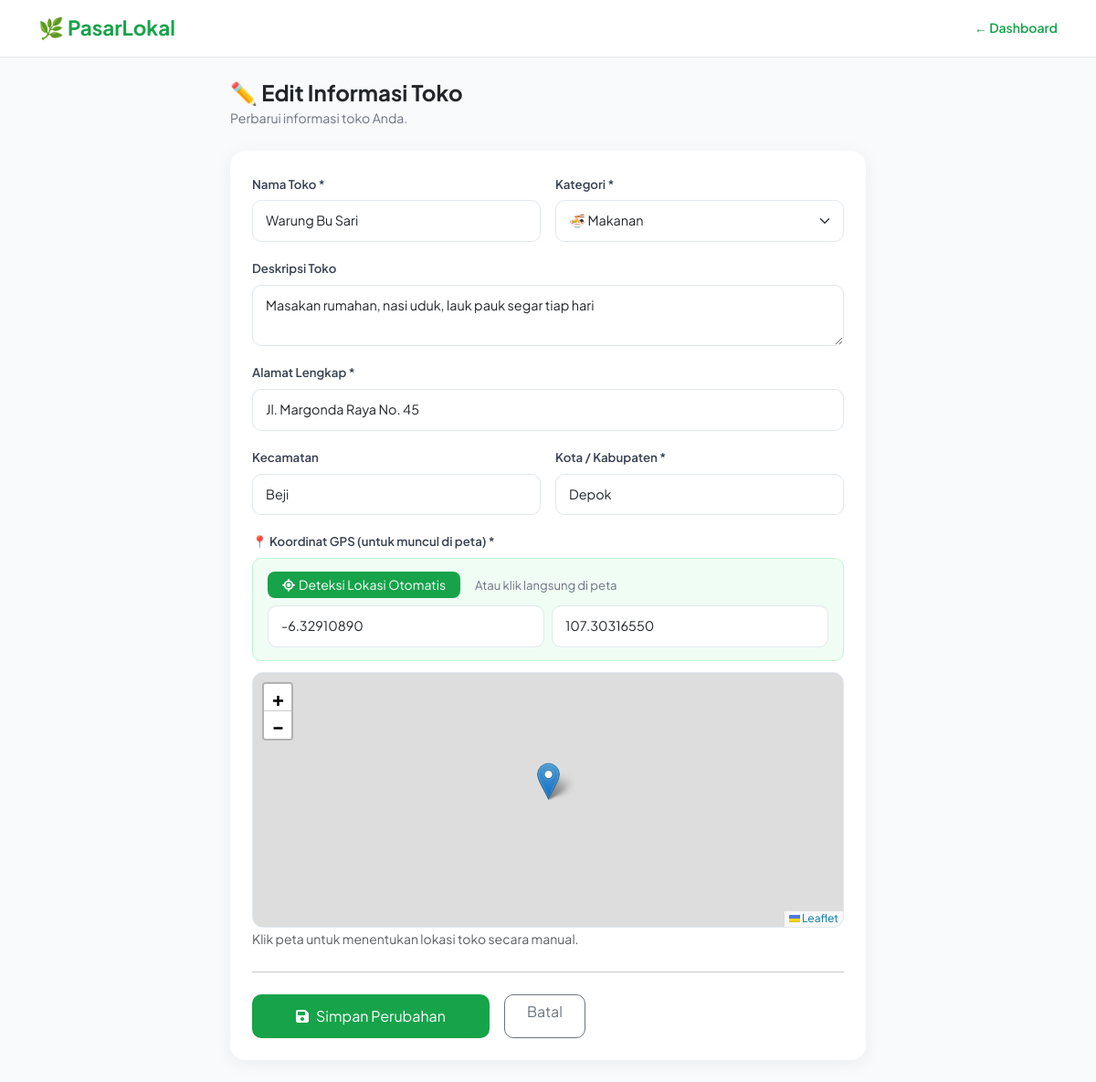
The app's page /toko/daftar-toko.php (signed in) with its own data.
### tables this page shows
CREATE TABLE `toko` (
  `id` int(11) NOT NULL,
  `user_id` int(11) NOT NULL,
  `nama_toko` varchar(150) NOT NULL,
  `deskripsi` text DEFAULT NULL,
  `alamat` text NOT NULL,
  `kota` varchar(100) NOT NULL,
  `kecamatan` varchar(100) DEFAULT NULL,
  `latitude` decimal(10,8) NOT NULL,
  `longitude` decimal(11,8) NOT NULL,
  `kategori` enum('makanan','fashion','elektronik','pertanian','kerajinan','jasa','lainnya') DEFAULT 'lainnya',
  `foto` varchar(255) DEFAULT NULL,
  `status` enum('pending','aktif','ditolak','nonaktif') DEFAULT 'pending',
  `catatan_admin` text DEFAULT NULL,
  `created_at` timestamp NOT NULL DEFAULT current_timestamp()
);

### config/db.php (called while the page is built, shortened)
<?php
function kategoriIcon($k) {
    return match($k) {
        'makanan'    => '🍜',
        'fashion'    => '👗',
        'elektronik' => '💻',
        'pertanian'  => '🌾',
        'kerajinan'  => '🎨',
        'jasa'       => '🔧',
        default      => '🏪',
    };
}
?>

### toko/daftar-toko.php (the view, shortened to what this page needs)
<?php
require_once '../config/db.php';
$uid  = $_SESSION['user_id'];
$toko = $conn->query("SELECT * FROM toko WHERE user_id=$uid LIMIT 1")->fetch_assoc();
$kategori_list = ['makanan','fashion','elektronik','pertanian','kerajinan','jasa','lainnya'];
?>
<!DOCTYPE html>
<html lang="id">
<head>
<link href="https://cdn.jsdelivr.net/npm/bootstrap@5.3.0/dist/css/bootstrap.min.css" rel="stylesheet">
<link href="https://cdnjs.cloudflare.com/ajax/libs/font-awesome/6.4.0/css/all.min.css" rel="stylesheet">
<link rel="stylesheet" href="https://unpkg.com/leaflet@1.9.4/dist/leaflet.css">
</head>
<body>
<nav class="navbar">
  <div class="container d-flex align-items-center justify-content-between">
    <a href="dashboard.php" class="brand">🌿 PasarLokal</a>
    <a href="dashboard.php" style="color:#16a34a;font-weight:600;font-size:.875rem;text-decoration:none;">← Dashboard</a>
  </div>
</nav>
<div class="container py-4" style="max-width:720px;">
  <h4 style="font-weight:700;margin-bottom:4px;"><?= $toko ? '✏️ Edit Informasi Toko' : '🏪 Daftarkan Toko Baru' ?></h4>
  <p style="color:#6b7280;font-size:.88rem;margin-bottom:24px;">
    <?= $toko ? 'Perbarui informasi toko Anda.' : 'Lengkapi form berikut. Toko akan aktif setelah disetujui admin.' ?>
  </p>
  <div class="card p-4">
    <form method="POST">
      <div class="row g-3">
        <div class="col-md-6">
          <label class="form-label">Nama Toko *</label>
          <input type="text" name="nama_toko" class="form-control" required
                 value="<?= htmlspecialchars($_POST['nama_toko']??$toko['nama_toko']??'') ?>"
                 placeholder="Contoh: Warung Bu Sari">
        </div>
        <div class="col-md-6">
          <label class="form-label">Kategori *</label>
          <select name="kategori" class="form-select">
            <?php foreach ($kategori_list as $k): ?>
            <option value="<?= $k ?>" <?= (($_POST['kategori']??$toko['kategori']??'')===$k)?'selected':'' ?>>
              <?= kategoriIcon($k) ?> <?= ucfirst($k) ?>
            </option>
            <?php endforeach; ?>
          </select>
        </div>
        <div class="col-12">
          <label class="form-label">Deskripsi Toko</label>
          <textarea name="deskripsi" class="form-control" rows="2"
                    placeholder="Ceritakan produk/layanan Anda secara singkat..."><?= htmlspecialchars($_POST['deskripsi']??$toko['deskripsi']??'') ?></textarea>
        </div>
        <div class="col-12">
          <label class="form-label">Alamat Lengkap *</label>
          <input type="text" name="alamat" class="form-control" required
                 value="<?= htmlspecialchars($_POST['alamat']??$toko['alamat']??'') ?>"
                 placeholder="Jl. Contoh No. 12, RT/RW...">
        </div>
        <div class="col-md-6">
          <label class="form-label">Kecamatan</label>
          <input type="text" name="kecamatan" class="form-control"
                 value="<?= htmlspecialchars($_POST['kecamatan']??$toko['kecamatan']??'') ?>"
                 placeholder="Pancoran Mas">
        </div>
        <div class="col-md-6">
          <label class="form-label">Kota / Kabupaten *</label>
          <input type="text" name="kota" class="form-control" required
                 value="<?= htmlspecialchars($_POST['kota']??$toko['kota']??'') ?>"
                 placeholder="Depok">
        </div>
        <div class="col-12">
          <label class="form-label">📍 Koordinat GPS (untuk muncul di peta) *</label>
          <div class="gps-box">
            <div class="d-flex align-items-center gap-3 flex-wrap mb-2">
              <button type="button" onclick="deteksiGPS()" class="btn btn-green btn-sm px-3" style="border-radius:8px;">
                <i class="fa fa-location-crosshairs me-1"></i>Deteksi Lokasi Otomatis
              </button>
              <span id="gpsInfo" style="font-size:.82rem;color:#6b7280;">Atau klik langsung di peta</span>
            </div>
            <div class="row g-2">
              <div class="col">
                <input type="number" name="latitude" id="lat" class="form-control" step="any"
                       value="<?= htmlspecialchars($_POST['latitude']??$toko['latitude']??'') ?>"
                       placeholder="Latitude (-6.xxxxx)" required>
              </div>
              <div class="col">
                <input type="number" name="longitude" id="lon" class="form-control" step="any"
                       value="<?= htmlspecialchars($_POST['longitude']??$toko['longitude']??'') ?>"
                       placeholder="Longitude (106.xxxxx)" required>
              </div>
            </div>
          </div>
          <div id="map-pick"></div>
          <small class="text-muted">Klik peta untuk menentukan lokasi toko secara manual.</small>
        </div>
      </div>
      <hr class="my-4">
      <div class="d-flex gap-3">
        <button type="submit" class="btn btn-green px-5" style="padding:12px 32px;">
          <i class="fa fa-save me-2"></i><?= $toko ? 'Simpan Perubahan' : 'Daftarkan Toko' ?>
        </button>
        <a href="dashboard.php" class="btn btn-outline-secondary px-4" style="border-radius:10px;">Batal</a>
      </div>
    </form>
  </div>
</div>
</body>
</html>

### toko/daftar-toko.php (style rules this page uses)
* { font-family:'Plus Jakarta Sans',sans-serif; }
body { background:#f8fafc;min-height:100vh; }
.navbar { background:#fff;border-bottom:1px solid #e5e7eb;padding:14px 0; }
.brand { font-size:1.4rem;font-weight:700;color:#16a34a;text-decoration:none; }
.card { border:none;border-radius:16px;box-shadow:0 4px 20px rgba(0,0,0,.06); }
.form-control,.form-select { border-radius:10px;border:1.5px solid #e2e8f0;padding:11px 14px;font-size:.9rem; }
.form-label { font-weight:600;font-size:.83rem;color:#374151; }
.btn-green { background:#16a34a;color:#fff;border:none;border-radius:10px; }
#map-pick { height:280px;border-radius:12px;border:1.5px solid #e2e8f0;margin-top:10px; }
.gps-box { background:#f0fdf4;border:1.5px solid #bbf7d0;border-radius:10px;padding:14px 16px;margin-bottom:12px; }

### records on screen
toko: nama_toko "Warung Bu Sari", deskripsi "Masakan rumahan, nasi uduk, lauk pauk segar tiap hari", alamat "Jl. Margonda Raya No. 45", kecamatan "Beji", kota "Depok", latitude "-6.32910890", longitude "107.30316550"

### other values on screen
form field kategori "🍜 Makanan"
